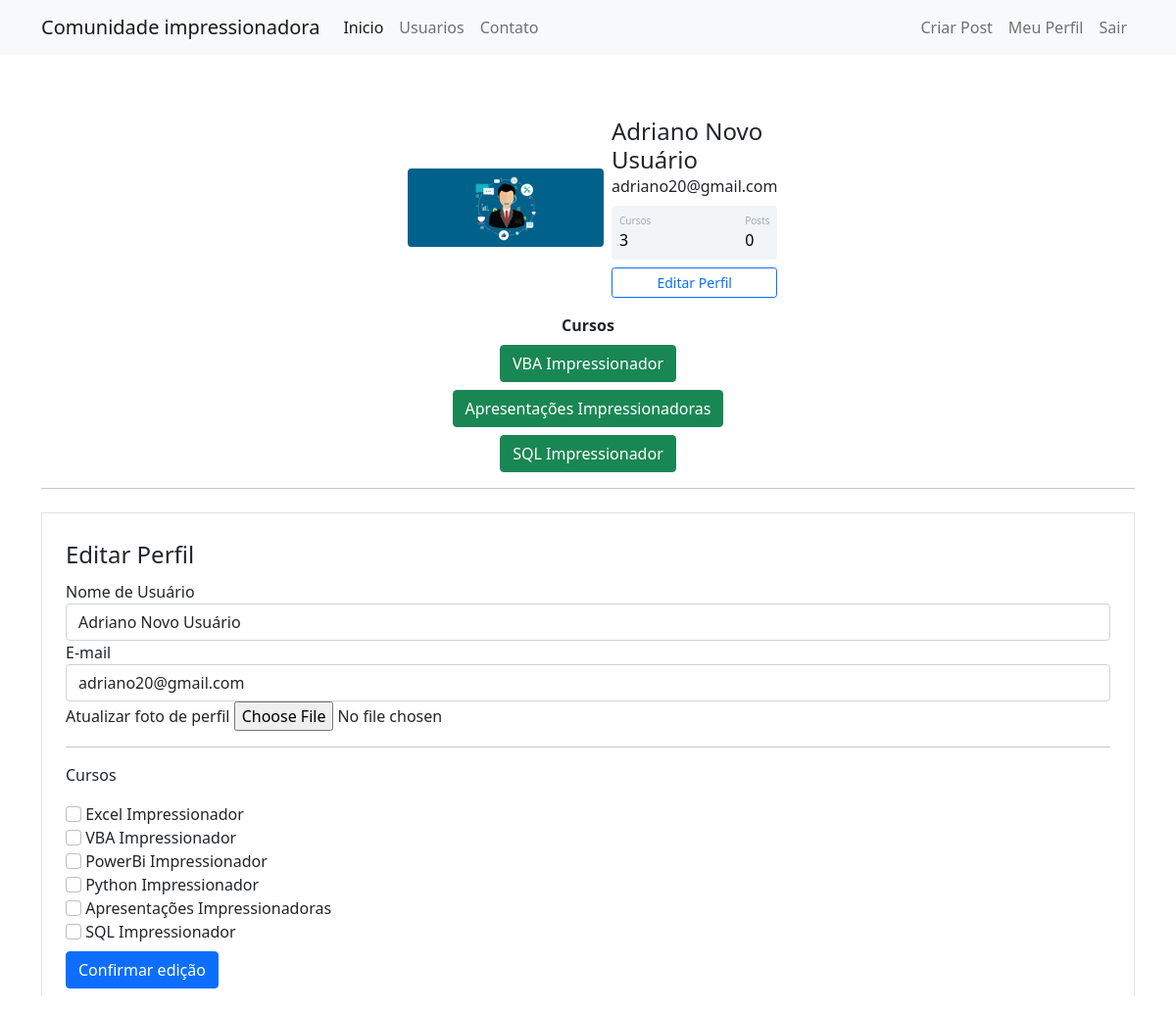
The page /perfil/editar (signed in) on the database its author committed.
### comunidadeimpressionadora/models.py (models this page shows)
class Usuario(database.Model, UserMixin):
    id = database.Column(database.Integer, primary_key=True)
    username = database.Column(database.String, nullable=False)
    email = database.Column(database.String, nullable=False, unique=True)
    senha = database.Column(database.String, nullable=False)
    foto_perfil = database.Column(database.String, default="default.png")
    posts = database.relationship("Post", backref="autor", lazy=True)
    cursos = database.Column(database.String, nullable=False, default="Não informado")

### comunidadeimpressionadora/routes.py (the view)
@app.route("/perfil/editar", methods=["GET", "POST"])
@login_required
def editar_perfil():#ATENÇÃO: quando um usuário novo que não tem curso atualiza alguma informação do perfil, a parte de cursos buga
    form = FormEditarPerfil()
    if form.validate_on_submit():#Method POST
        current_user.email = form.email.data
        current_user.username = form.username.data
        if form.foto_perfil.data:
            nome_imagem = salvar_imagem(form.foto_perfil.data)
            current_user.foto_perfil = nome_imagem
        current_user.cursos = atualizar_cursos(form)
        database.session.commit()
        flash("Perfil atualizado com sucesso", "alert-success")
        return redirect(url_for("perfil"))
    elif request.method == "GET":#Method GET
        form.email.data = current_user.email
        form.username.data = current_user.username
    foto_perfil = url_for("static", filename=f"fotos_perfil/{current_user.foto_perfil}")
    return render_template("editarperfil.html", foto_perfil=foto_perfil, form=form)

### comunidadeimpressionadora/forms.py (shortened to what this page needs)
class FormEditarPerfil(FlaskForm):
    username = StringField("Nome de Usuário", validators=[DataRequired()])
    email = StringField("E-mail", validators=[DataRequired(), Email()])
    foto_perfil = FileField("Atualizar foto de perfil", validators=[FileAllowed(["jpg", "png"])])
    curso_excel = BooleanField("Excel Impressionador")
    curso_vba = BooleanField("VBA Impressionador")
    curso_powerbi = BooleanField("PowerBi Impressionador")
    curso_python = BooleanField("Python Impressionador")
    curso_ppt = BooleanField("Apresentações Impressionadoras")
    curso_sql = BooleanField("SQL Impressionador")
    botao_submit_editarperfil = SubmitField("Confirmar edição")

### comunidadeimpressionadora/models.py (called while the page is built)
@login_manager.user_loader #Informa ao login manager que éssa é a função que retorna o usuário
def load_usuario(id_usuario):
    return Usuario.query.get(int(id_usuario))

### comunidadeimpressionadora/templates/editarperfil.html (shortened to what this page needs)
{% extends 'perfil.html' %}
{% block form_editar_perfil %}
    <div class="container">
        <hr>
        <div class="row">
            <div class="col">
                <form method="POST" action="" class="border p-4 mt-2" enctype="multipart/form-data">
                    <Legend>Editar Perfil</Legend>
                    <fieldset>
                        <div class="form-goup">
                            {{ form.username.label(class="form-control-label") }}
                            {% if form.username.errors %}
                                {{ form.username(class="form-control is-invalid") }}
                                <div class="invalid-feedback">
                                    {%for error in form.username.errors %}
                                        {{ error }}
                                    {% endfor %}
                                </div>
                            {% else %}
                                {{ form.username(class="form-control") }}
                            {% endif%}
                        </div>
                        <div class="form-goup">
                            {{ form.email.label(class="form-control-label") }}
                            {% if form.email.errors %}
                                {{ form.email(class="form-control is-invalid") }}
                                <div class="invalid-feedback">
                                    {%for error in form.email.errors %}
                                        {{ error }}
                                    {% endfor %}
                                </div>
                            {% else %}
                                {{ form.email(class="form-control") }}
                            {% endif%}
                        </div>
                        <div class="form-goup">
                            {{ form.foto_perfil.label }}
                            {{ form.foto_perfil(class="form-control-file") }}
                        </div>
                        <hr>
                        <p>Cursos</p>
                        {% for campo in form%}
                            {% if 'curso_' in campo.name%}
                                <div class="form-goup">
                                    {{ campo(class="form-check-input") }}
                                    {{ campo.label(class="form-check-label") }}
                                </div>
                            {% endif %}
                        {% endfor %}
                    </fieldset>
                    {{ form.botao_submit_editarperfil(class="btn btn-primary mt-2") }}
                </form>
            </div>
        </div>
    </div>
{% endblock %}

### comunidadeimpressionadora/templates/perfil.html
{% extends 'base.html' %}
{% block body %}
    <div class="container mt-5 d-flex justify-content-center">
        <div class="card p-3">
            <div class="d-flex align-items-center">
                <div class="image pe-2">
                <img src="{{foto_perfil}}" class="rounded" width="200" >
            </div>
            <div class="ml-3 w-100">
            <h4 class="mb-0 mt-0">{{current_user.username}}</h4>
            <span>{{current_user.email}}</span>
            <div class="p-2 mt-2 bg-primary d-flex justify-content-between rounded text-white stats">
                <div class="d-flex flex-column">
                    <span class="articles">Cursos</span>
                    {% if "Não informado" in current_user.cursos %}
                        <span class="number1">0</span>
                    {% else %}
                        <span class="number1">{{ current_user.cursos.count(";") + 1 }}</span>
                    {% endif %}
                </div>
                <div class="d-flex flex-column">
                    <span class="rating">Posts</span>
                    <span class="number3">0</span>
                </div>
            </div>
            <div class="button mt-2 d-flex flex-row align-items-center">
                <a class="w-100" href="{{ url_for('editar_perfil') }}">
                    <button class="btn btn-sm btn-outline-primary w-100">Editar Perfil</button>
                </a>
            </div>
            </div>
            </div>
        </div>
    </div>
    <div class="row justify-content-center">
        <div class="col col-4" style="text-align: center;">
            <strong>Cursos</strong><br>
            {% for curso in current_user.cursos.split(";") %}
                <button type="button" class="btn btn-success mt-2">{{ curso }}</button>
            {% endfor %}
        </div>
    </div>
    {% block form_editar_perfil %}
    {% endblock %}
{% endblock %}

### comunidadeimpressionadora/static/main.css (style rules this page uses)
.card { width: 400px; border: none; border-radius: 10px; background-color: #fff; }
.stats { background: #f2f5f8 !important; color: #000 !important; }
.articles { font-size:10px; color: #a1aab9; }
.number1 { font-weight:500; }
.rating { font-size:10px; color: #a1aab9; }
.number3 { font-weight:500; }

### rows shown on the page
Usuario: username "Adriano Novo Usuário", email "adriano20@gmail.com", cursos "3"

### other values the page prints
{{ curso }} "VBA Impressionador" "Apresentações Impressionadoras" "SQL Impressionador"
{{ campo.label(class="form-check-label") }} "Excel Impressionador" "VBA Impressionador" "PowerBi Impressionador" "Python Impressionador" "Apresentações Impressionadoras" "SQL Impressionador"
